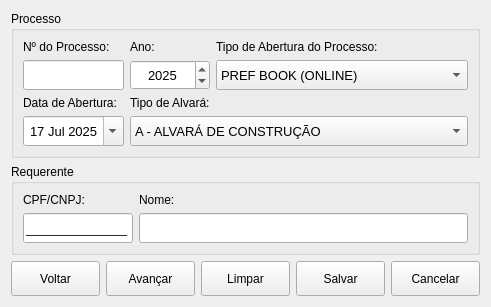
       <widget class="QWidget" name="tabProcesso">
        <attribute name="title">
         <string>Processo</string>
        </attribute>
        <layout class="QVBoxLayout" name="tabProcessoLayout">
         <item>
          <layout class="QVBoxLayout" name="verticalLayoutProcesso">
           <item>
            <widget class="QGroupBox" name="groupBoxProcesso">
             <property name="sizePolicy">
              <sizepolicy hsizetype="Preferred" vsizetype="Maximum">
               <horstretch>0</horstretch>
               <verstretch>0</verstretch>
              </sizepolicy>
             </property>
             <property name="maximumSize">
              <size>
               <width>16777215</width>
               <height>200</height>
              </size>
             </property>
             <property name="title">
              <string>Processo</string>
             </property>
             <layout class="QGridLayout" name="groupBoxProcessoLayout" columnstretch="0">
              <item row="0" column="0">
               <layout class="QGridLayout" name="gridLayoutProcesso" rowstretch="0,0" columnstretch="1,1,2">
                <item row="0" column="0">
                 <layout class="QVBoxLayout" name="verticalLayoutProcessoGrid_0_0" stretch="0,0">
                  <item>
                   <widget class="QLabel" name="labelProcesso">
                    <property name="sizePolicy">
                     <sizepolicy hsizetype="Preferred" vsizetype="Fixed">
                      <horstretch>0</horstretch>
                      <verstretch>0</verstretch>
                     </sizepolicy>
                    </property>
                    <property name="text">
                     <string>Nº do Processo:</string>
                    </property>
                   </widget>
                  </item>
                  <item>
                   <widget class="QLineEdit" name="lineEditProcesso">
                    <property name="sizePolicy">
                     <sizepolicy hsizetype="Expanding" vsizetype="Minimum">
                      <horstretch>0</horstretch>
                      <verstretch>0</verstretch>
                     </sizepolicy>
                    </property>
                    <property name="minimumSize">
                     <size>
                      <width>0</width>
                      <height>30</height>
                     </size>
                    </property>
                    <property name="font">
                     <font>
                      <family>Arial</family>
                      <pointsize>10</pointsize>
                     </font>
                    </property>
                    <property name="layoutDirection">
                     <enum>Qt::LeftToRight</enum>
                    </property>
                    <property name="inputMethodHints">
                     <set>Qt::ImhNone</set>
                    </property>
                    <property name="inputMask">
                     <string/>
                    </property>
                    <property name="alignment">
                     <set>Qt::AlignRight|Qt::AlignTrailing|Qt::AlignVCenter</set>
                    </property>
                    <property name="placeholderText">
                     <string/>
                    </property>
                   </widget>
                  </item>
                 </layout>
                </item>
                <item row="1" column="0">
                 <layout class="QVBoxLayout" name="verticalLayoutProcessoGrid_1_0" stretch="0,0">
                  <item>
                   <widget class="QLabel" name="labelAbertura">
                    <property name="sizePolicy">
                     <sizepolicy hsizetype="Preferred" vsizetype="Fixed">
                      <horstretch>0</horstretch>
                      <verstretch>0</verstretch>
                     </sizepolicy>
                    </property>
                    <property name="text">
                     <string>Data de Abertura:</string>
                    </property>
                   </widget>
                  </item>
                  <item>
                   <widget class="QDateEdit" name="dateEditAbertura">
                    <property name="sizePolicy">
                     <sizepolicy hsizetype="Expanding" vsizetype="Minimum">
                      <horstretch>0</horstretch>
                      <verstretch>0</verstretch>
                     </sizepolicy>
                    </property>
                    <property name="minimumSize">
                     <size>
                      <width>0</width>
                      <height>30</height>
                     </size>
                    </property>
                    <property name="font">
                     <font>
                      <family>Arial</family>
                      <pointsize>10</pointsize>
                     </font>
                    </property>
                    <property name="alignment">
                     <set>Qt::AlignCenter</set>
                    </property>
                    <property name="dateTime">
                     <datetime>
                      <hour>0</hour>
                      <minute>0</minute>
                      <second>0</second>
                      <year>2025</year>
                      <month>7</month>
                      <day>17</day>
                     </datetime>
                    </property>
                    <property name="calendarPopup">
                     <bool>true</bool>
                    </property>
                    <property name="timeSpec">
                     <enum>Qt::LocalTime</enum>
                    </property>
                   </widget>
                  </item>
                 </layout>
                </item>
                <item row="0" column="1">
                 <layout class="QVBoxLayout" name="verticalLayoutProcessoGrid_0_1">
                  <item>
                   <widget class="QLabel" name="labelAno">
                    <property name="sizePolicy">
                     <sizepolicy hsizetype="Preferred" vsizetype="Fixed">
                      <horstretch>0</horstretch>
                      <verstretch>0</verstretch>
                     </sizepolicy>
                    </property>
                    <property name="text">
                     <string>Ano:</string>
                    </property>
                   </widget>
                  </item>
                  <item>
                   <widget class="QSpinBox" name="spinBoxAno">
                    <property name="sizePolicy">
                     <sizepolicy hsizetype="Expanding" vsizetype="Minimum">
                      <horstretch>0</horstretch>
                      <verstretch>0</verstretch>
                     </sizepolicy>
                    </property>
                    <property name="minimumSize">
                     <size>
                      <width>0</width>
                      <height>30</height>
                     </size>
                    </property>
                    <property name="font">
                     <font>
                      <family>Arial</family>
                      <pointsize>10</pointsize>
                     </font>
                    </property>
                    <property name="wrapping">
                     <bool>false</bool>
                    </property>
                    <property name="alignment">
                     <set>Qt::AlignCenter</set>
                    </property>
                    <property name="suffix">
                     <string/>
                    </property>
                    <property name="minimum">
                     <number>1500</number>
                    </property>
                    <property name="maximum">
                     <number>2900</number>
                    </property>
                    <property name="value">
                     <number>2025</number>
                    </property>
                   </widget>
                  </item>
                 </layout>
                </item>
                <item row="0" column="2">
                 <layout class="QVBoxLayout" name="verticalLayoutProcessoGrid_0_2">
                  <item>
                   <widget class="QLabel" name="labelTipoProcesso">
                    <property name="sizePolicy">
                     <sizepolicy hsizetype="Preferred" vsizetype="Fixed">
                      <horstretch>0</horstretch>
                      <verstretch>0</verstretch>
                     </sizepolicy>
                    </property>
                    <property name="text">
                     <string>Tipo de Abertura do Processo:</string>
                    </property>
                   </widget>
                  </item>
                  <item>
                   <widget class="QComboBox" name="comboBoxTipoProcesso">
                    <property name="sizePolicy">
                     <sizepolicy hsizetype="Expanding" vsizetype="Minimum">
                      <horstretch>0</horstretch>
                      <verstretch>0</verstretch>
                     </sizepolicy>
                    </property>
                    <property name="minimumSize">
                     <size>
                      <width>0</width>
                      <height>30</height>
                     </size>
                    </property>
                    <property name="font">
                     <font>
                      <family>Arial</family>
                      <pointsize>10</pointsize>
                     </font>
                    </property>
                    <item>
                     <property name="text">
                      <string>PREF BOOK (ONLINE)</string>
                     </property>
                     <property name="icon">
                      <iconset resource="resources.qrc">
                       <normaloff>:/img/e_proc_laranja.png</normaloff>:/img/e_proc_laranja.png</iconset>
                     </property>
                    </item>
                    <item>
                     <property name="text">
                      <string>PROTOCOLO (PRESENCIALMENTE)</string>
                     </property>
                     <property name="icon">
                      <iconset resource="resources.qrc">
                       <normaloff>:/img/e_proc_azul.png</normaloff>:/img/e_proc_azul.png</iconset>
                     </property>
                    </item>
                   </widget>
                  </item>
                 </layout>
                </item>
                <item row="1" column="1" colspan="2">
                 <layout class="QVBoxLayout" name="verticalLayoutProcessoGrid_1_1">
                  <item>
                   <widget class="QLabel" name="labelTipoAlvara">
                    <property name="sizePolicy">
                     <sizepolicy hsizetype="Preferred" vsizetype="Fixed">
                      <horstretch>0</horstretch>
                      <verstretch>0</verstretch>
                     </sizepolicy>
                    </property>
                    <property name="text">
                     <string>Tipo de Alvará:</string>
                    </property>
                   </widget>
                  </item>
                  <item>
                   <widget class="QComboBox" name="comboBoxTipoAlvara">
                    <property name="sizePolicy">
                     <sizepolicy hsizetype="Expanding" vsizetype="Minimum">
                      <horstretch>0</horstretch>
                      <verstretch>0</verstretch>
                     </sizepolicy>
                    </property>
                    <property name="minimumSize">
                     <size>
                      <width>0</width>
                      <height>30</height>
                     </size>
                    </property>
                    <property name="font">
                     <font>
                      <family>Arial</family>
                      <pointsize>10</pointsize>
                     </font>
                    </property>
                    <item>
                     <property name="text">
                      <string>A - ALVARÁ DE CONSTRUÇÃO</string>
                     </property>
                    </item>
                    <item>
                     <property name="text">
                      <string>B - ALVARÁ DE AMPLIAÇÃO</string>
                     </property>
                    </item>
                    <item>
                     <property name="text">
                      <string>C - ALVARÁ DE TRANSFORMAÇÃO</string>
                     </property>
                    </item>
                    <item>
                     <property name="text">
                      <string>D - ALVARÁ DE REGULARIZAÇÃO</string>
                     </property>
                    </item>
                   </widget>
                  </item>
                 </layout>
                </item>
               </layout>
              </item>
             </layout>
            </widget>
           </item>
           <item>
            <widget class="QGroupBox" name="groupBoxRequerente">
             <property name="sizePolicy">
              <sizepolicy hsizetype="Preferred" vsizetype="Maximum">
               <horstretch>0</horstretch>
               <verstretch>0</verstretch>
              </sizepolicy>
             </property>
             <property name="maximumSize">
              <size>
               <width>16777215</width>
               <height>100</height>
              </size>
             </property>
             <property name="title">
              <string>Requerente</string>
             </property>
             <layout class="QGridLayout" name="groupBoxRequerenteLayout">
              <item row="0" column="0">
               <layout class="QGridLayout" name="gridLayoutRequerente" columnstretch="1,3">
                <item row="0" column="0">
                 <layout class="QVBoxLayout" name="verticalLayoutRequerente_0_0">
                  <item>
                   <widget class="QLabel" name="labelRequerenteCPF_CNPJ">
                    <property name="sizePolicy">
                     <sizepolicy hsizetype="Preferred" vsizetype="Fixed">
                      <horstretch>0</horstretch>
                      <verstretch>0</verstretch>
                     </sizepolicy>
                    </property>
                    <property name="text">
                     <string>CPF/CNPJ:</string>
                    </property>
                   </widget>
                  </item>
                  <item>
                   <widget class="QLineEdit" name="lineEditRequerenteCPF_CNPJ">
                    <property name="sizePolicy">
                     <sizepolicy hsizetype="Expanding" vsizetype="Minimum">
                      <horstretch>0</horstretch>
                      <verstretch>0</verstretch>
                     </sizepolicy>
                    </property>
                    <property name="minimumSize">
                     <size>
                      <width>0</width>
                      <height>30</height>
                     </size>
                    </property>
                    <property name="maximumSize">
                     <size>
                      <width>16777215</width>
                      <height>16777215</height>
                     </size>
                    </property>
                    <property name="font">
                     <font>
                      <family>Arial</family>
                      <pointsize>10</pointsize>
                     </font>
                    </property>
                    <property name="inputMask">
                     <string>00000000000000;_</string>
                    </property>
                    <property name="alignment">
                     <set>Qt::AlignCenter</set>
                    </property>
                    <property name="placeholderText">
                     <string/>
                    </property>
                   </widget>
                  </item>
                 </layout>
                </item>
                <item row="0" column="1">
                 <layout class="QVBoxLayout" name="verticalLayoutRequerente_0_1">
                  <item>
                   <widget class="QLabel" name="labelRequerenteNome">
                    <property name="sizePolicy">
                     <sizepolicy hsizetype="Preferred" vsizetype="Fixed">
                      <horstretch>0</horstretch>
                      <verstretch>0</verstretch>
                     </sizepolicy>
                    </property>
                    <property name="text">
                     <string>Nome:</string>
                    </property>
                   </widget>
                  </item>
                  <item>
                   <widget class="QLineEdit" name="lineEditRequerenteNome">
                    <property name="sizePolicy">
                     <sizepolicy hsizetype="Expanding" vsizetype="Minimum">
                      <horstretch>0</horstretch>
                      <verstretch>0</verstretch>
                     </sizepolicy>
                    </property>
                    <property name="minimumSize">
                     <size>
                      <width>0</width>
                      <height>30</height>
                     </size>
                    </property>
                    <property name="maximumSize">
                     <size>
                      <width>16777215</width>
                      <height>16777215</height>
                     </size>
                    </property>
                    <property name="font">
                     <font>
                      <family>Arial</family>
                      <pointsize>10</pointsize>
                     </font>
                    </property>
                    <property name="inputMask">
                     <string/>
                    </property>
                    <property name="placeholderText">
                     <string/>
                    </property>
                   </widget>
                  </item>
                 </layout>
                </item>
               </layout>
              </item>
             </layout>
            </widget>
           </item>
           <item>
            <layout class="QHBoxLayout" name="horizontalLayoutProcessoBotoes">
             <item>
              <widget class="QPushButton" name="pushButtonVoltarProcesso">
               <property name="sizePolicy">
                <sizepolicy hsizetype="Minimum" vsizetype="Minimum">
                 <horstretch>0</horstretch>
                 <verstretch>0</verstretch>
                </sizepolicy>
               </property>
               <property name="minimumSize">
                <size>
                 <width>0</width>
                 <height>35</height>
                </size>
               </property>
               <property name="maximumSize">
                <size>
                 <width>16777215</width>
                 <height>50</height>
                </size>
               </property>
               <property name="text">
                <string>Voltar</string>
               </property>
               <property name="icon">
                <iconset resource="resources.qrc">
                 <normaloff>:/img/icone_voltar.png</normaloff>:/img/icone_voltar.png</iconset>
               </property>
              </widget>
             </item>
             <item>
              <widget class="QPushButton" name="pushButtonAvancarProcesso">
               <property name="sizePolicy">
                <sizepolicy hsizetype="Minimum" vsizetype="Minimum">
                 <horstretch>0</horstretch>
                 <verstretch>0</verstretch>
                </sizepolicy>
               </property>
               <property name="minimumSize">
                <size>
                 <width>0</width>
                 <height>35</height>
                </size>
               </property>
               <property name="maximumSize">
                <size>
                 <width>16777215</width>
                 <height>50</height>
                </size>
               </property>
               <property name="text">
                <string>Avançar</string>
               </property>
               <property name="icon">
                <iconset resource="resources.qrc">
                 <normaloff>:/img/icone_avancar.png</normaloff>:/img/icone_avancar.png</iconset>
               </property>
              </widget>
             </item>
             <item>
              <widget class="QPushButton" name="pushButtonLimparProcesso">
               <property name="sizePolicy">
                <sizepolicy hsizetype="Minimum" vsizetype="Minimum">
                 <horstretch>0</horstretch>
                 <verstretch>0</verstretch>
                </sizepolicy>
               </property>
               <property name="minimumSize">
                <size>
                 <width>0</width>
                 <height>35</height>
                </size>
               </property>
               <property name="maximumSize">
                <size>
                 <width>16777215</width>
                 <height>50</height>
                </size>
               </property>
               <property name="text">
                <string>Limpar</string>
               </property>
               <property name="icon">
                <iconset resource="resources.qrc">
                 <normaloff>:/img/limpar.png</normaloff>:/img/limpar.png</iconset>
               </property>
              </widget>
             </item>
             <item>
              <widget class="QPushButton" name="pushButtonSalvarProcesso">
               <property name="sizePolicy">
                <sizepolicy hsizetype="Minimum" vsizetype="Minimum">
                 <horstretch>0</horstretch>
                 <verstretch>0</verstretch>
                </sizepolicy>
               </property>
               <property name="minimumSize">
                <size>
                 <width>0</width>
                 <height>35</height>
                </size>
               </property>
               <property name="maximumSize">
                <size>
                 <width>16777215</width>
                 <height>50</height>
                </size>
               </property>
               <property name="text">
                <string>Salvar</string>
               </property>
               <property name="icon">
                <iconset resource="resources.qrc">
                 <normaloff>:/img/icone_pin.png</normaloff>:/img/icone_pin.png</iconset>
               </property>
              </widget>
             </item>
             <item>
              <widget class="QPushButton" name="pushButtonCancelarProcesso">
               <property name="sizePolicy">
                <sizepolicy hsizetype="Minimum" vsizetype="Minimum">
                 <horstretch>0</horstretch>
                 <verstretch>0</verstretch>
                </sizepolicy>
               </property>
               <property name="minimumSize">
                <size>
                 <width>0</width>
                 <height>35</height>
                </size>
               </property>
               <property name="maximumSize">
                <size>
                 <width>16777215</width>
                 <height>50</height>
                </size>
               </property>
               <property name="text">
                <string>Cancelar</string>
               </property>
               <property name="icon">
                <iconset resource="resources.qrc">
                 <normaloff>:/img/x.png</normaloff>:/img/x.png</iconset>
               </property>
               <property name="checkable">
                <bool>false</bool>
               </property>
               <property name="checked">
                <bool>false</bool>
               </property>
              </widget>
             </item>
            </layout>
           </item>
          </layout>
         </item>
        </layout>
       </widget>
